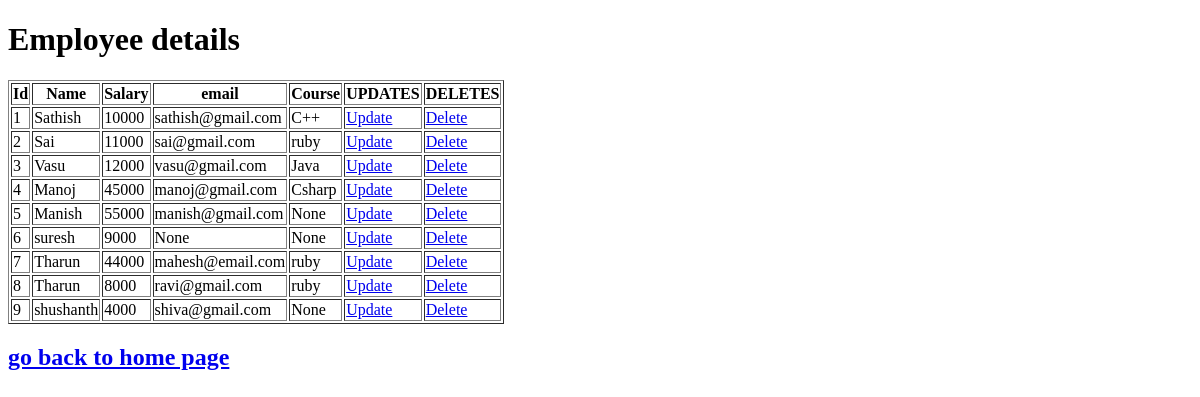
The page /employee on the database as committed earlier.
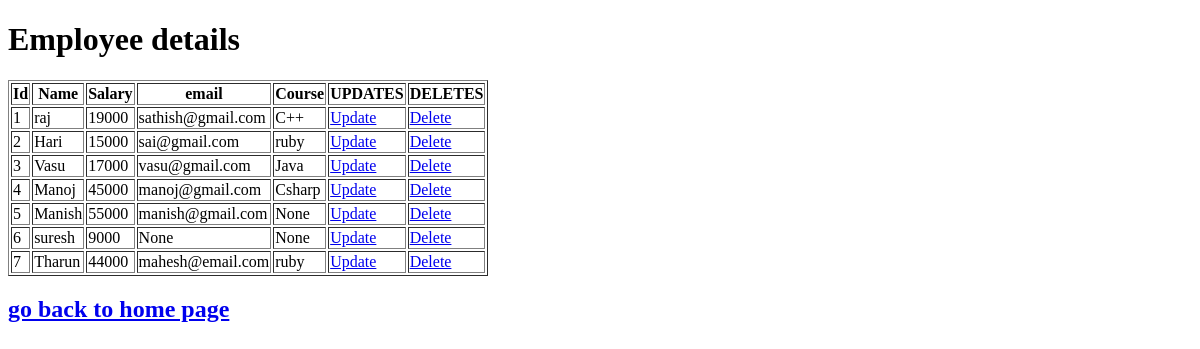
The same page on the database as committed later.
### tables this page shows
CREATE TABLE employee(id INTEGER PRIMARY KEY AUTOINCREMENT, name TEXT NOT NULL, salary TEXT UNIQUE NOT NULL, email varchar(255), Course varchar(255), UPDATES VARCHAR, DELETES VARCHAR);

### app_lx.py (the view)
@app.route("/employee", methods=['GET'])
def employee():
    con = get_db()
    cur=con.cursor()
    cur.execute('SELECT * FROM employee')
    data=cur.fetchall()
    return render_template("employee.html", data=data)

### app_lx.py (called while the page is built)
def get_db():
    db = getattr(g, '_employee', None)
    if db is None:
        db = g._database = sqlite3.connect(DATABASE)
    return db

@app.teardown_appcontext
def close_connection(exception):
    db = getattr(g, '_employee', None)
    if db is not None:
        db.close()

### template/employee.html (shortened to what this page needs)
<!DOCTYPE html>
<html lang="en">
        <h1>Employee details</h1>
        <tbody>
            <table border="1">
                <tr>
                    <th>Id</th>
                    <th>Name</th>
                    <th>Salary</th>
                    <th>email</th>
                    <th>Course</th>
                    <th>UPDATES</th>
                    <th>DELETES</th>
                </tr>
            {% for row in data %}
            <tr>
                {% for d in row %}
                    {% if loop.index == 6 %}
                        <td><a href="/employeeupdate?id={{row[0]}}">Update</a></td>
                    {% elif loop.index == 7 %}
                        <td><a href="/employeedelete?id={{row[0]}}">Delete</a></td>
                    {% else %}
                        <td>{{ d }}</td>
                    {% endif %}
                {% endfor %}
            </tr>
            {% endfor %}
            </table>
            <h2><a href = "\">go back to home page</a></h2>
        </tbody>
</html>

Rows that differ between the two databases and show on the page:
removed employee: row "8", name "Tharun", salary "8000", email "ravi@gmail.com", Course "ruby"
removed employee: row "9" "None", name "shushanth", salary "4000", email "shiva@gmail.com"
changed employee "sathish@gmail.com": name "Sathish" → "raj"; salary "10000" → "19000"
changed employee "sai@gmail.com": name "Sai" → "Hari"; salary "11000" → "15000"
changed employee "Vasu": salary "12000" → "17000"
